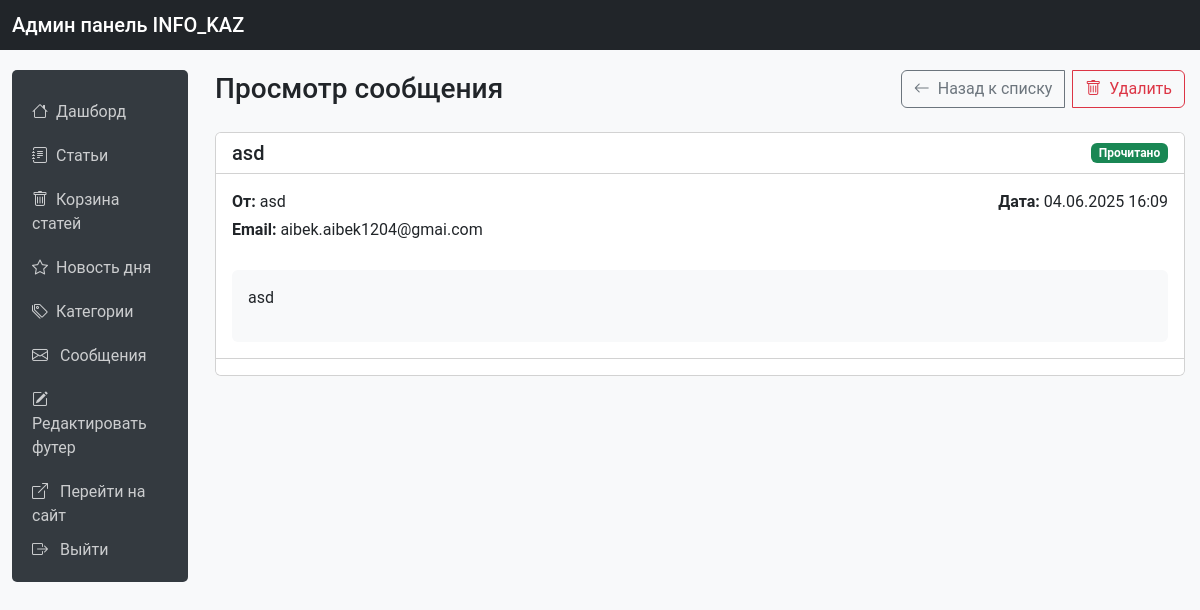
The app's page /aadminkaa01news/contacts/2/ (signed in) with its own data.
### news/models.py (models this page shows, shortened)
class Contact(models.Model):
    STATUS_CHOICES = [
        ('new', 'Новое'),
        ('in_progress', 'В обработке'),
        ('completed', 'Завершено'),
    ]
    name = models.CharField(max_length=100, verbose_name='Имя')
    email = models.EmailField(verbose_name='Email')
    subject = models.CharField(max_length=200, verbose_name='Тема')
    message = models.TextField(verbose_name='Сообщение')
    created_at = models.DateTimeField(auto_now_add=True, verbose_name='Дата отправки')
    status = models.CharField(
        max_length=20,
        choices=STATUS_CHOICES,
        default='new',
        verbose_name='Статус'
    )
    admin_response = models.TextField(verbose_name='Ответ администратора', blank=True, null=True)
    response_date = models.DateTimeField(verbose_name='Дата ответа', blank=True, null=True)
    class Meta:
        verbose_name = 'Обращение'
        verbose_name_plural = 'Обращения'
        ordering = ['-created_at']

### news/views.py (the view)
@staff_member_required
def admin_contact_detail(request, message_id):
    message = get_object_or_404(Contact, id=message_id)
    context = {
        'message': message,
        'unread_messages_count': Contact.objects.filter(status='new').count(),
    }
    return render(request, 'news/admin/contact_detail.html', context)

### news/views.py (called while the page is built, shortened)
def get_footer_content(request):
    footer_content = FooterContent.objects.first()
    return {'footer_content': footer_content}

### news/templates/news/admin/contact_detail.html (shortened to what this page needs)
{% extends 'news/admin/admin_base.html' %}
{% block admin_content %}
<div class="d-flex justify-content-between align-items-center mb-4">
    <h1 class="h3 mb-0">Просмотр сообщения</h1>
    <div class="btn-group">
        <a href="{% url 'news:admin_contact_list' %}" class="btn btn-outline-secondary">
            <i class="bi bi-arrow-left me-2"></i>Назад к списку
        </a>
        <a href="{% url 'news:admin_contact_delete' message.id %}" class="btn btn-outline-danger">
            <i class="bi bi-trash me-2"></i>Удалить
        </a>
    </div>
</div>
<div class="card">
    <div class="card-header bg-white">
        <div class="d-flex justify-content-between align-items-center">
            <h2 class="h5 mb-0">{{ message.subject }}</h2>
            <span class="badge {% if message.status == 'read' %}bg-success{% else %}bg-primary{% endif %}">
                {% if message.status == 'read' %}Прочитано{% else %}Непрочитано{% endif %}
            </span>
        </div>
    </div>
    <div class="card-body">
        <div class="row mb-4">
            <div class="col-md-6">
                <p class="mb-1"><strong>От:</strong> {{ message.name }}</p>
                <p class="mb-1"><strong>Email:</strong> {{ message.email }}</p>
            </div>
            <div class="col-md-6 text-md-end">
                <p class="mb-1"><strong>Дата:</strong> {{ message.created_at|date:"d.m.Y H:i" }}</p>
            </div>
        </div>
        <div class="message-content p-3 bg-light rounded">
            {{ message.message|linebreaks }}
        </div>
    </div>
    <div class="card-footer bg-white">
    </div>
</div>
{% endblock %}

### news/templates/news/admin/admin_base.html (style rules this page uses)
body { background-color: #f8f9fa; font-family: 'Roboto', sans-serif; }
.btn-group { flex-wrap: wrap; gap: 0.5rem; }
.btn-group .btn { margin: 0; }

### records on screen
Contact: subject "asd", name "asd", email "aibek.aibek1204@gmai.com", created_at "04.06.2025 16:09", message "asd"
